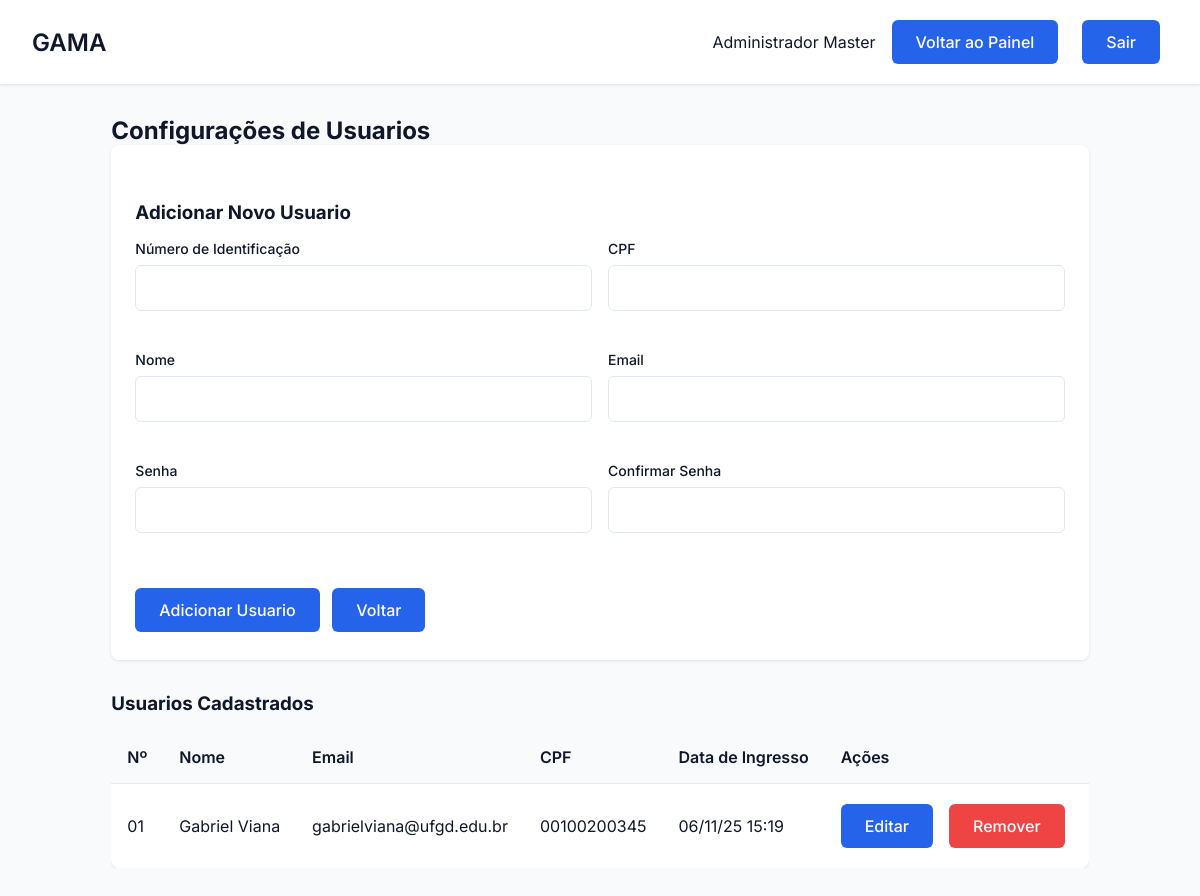
The app's page /usuario/config_usuarios (signed in), older data.
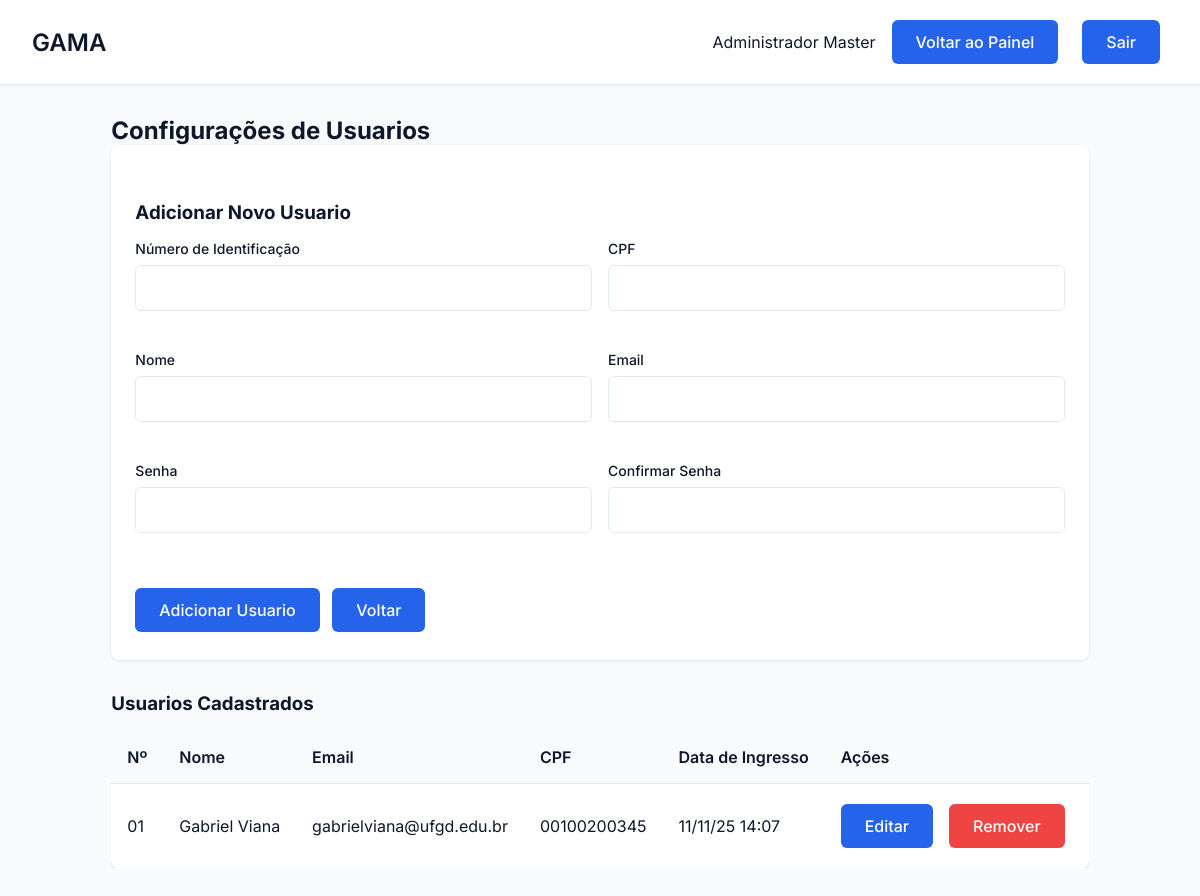
The same page, newer data.
### tables this page shows
CREATE TABLE Usuario (
        id_usuario TEXT PRIMARY KEY,
        cpf_usuario TEXT NOT NULL,
        nome TEXT NOT NULL,
        email TEXT NOT NULL,
        senha TEXT NOT NULL,
        tipo TEXT NOT NULL CHECK (tipo IN ('administrador', 'usuario')),
        data_ingresso DATETIME NOT NULL,
        data_saida DATETIME
    );

### gama/routes/usuario_routes.py (the view, shortened to what this page needs)
@usuario_bp.route('/config_usuarios', methods=['GET', 'POST'])
def config_usuarios():
    if 'usuario_id' not in session or session.get('tipo') != 'administrador':
        flash('Acesso negado.', 'error')
        return redirect(url_for('auth.login'))
    usuarios_originais = Usuario.get_all()
    usuarios_processados = []
    for usuario_tupla in usuarios_originais:
        usuario_lista = list(usuario_tupla)
        data_ingresso = usuario_lista[6]
        if isinstance(data_ingresso, str):
            try:
                usuario_lista[6] = datetime.strptime(data_ingresso.split('.')[0], '%Y-%m-%d %H:%M:%S')
            except ValueError:
                print(f"AVISO: Não foi possível converter a data '{data_ingresso}' para o usuario {usuario_lista[0]}.")
                usuario_lista[6] = data_ingresso
        usuarios_processados.append(tuple(usuario_lista))
    return render_template('config_usuarios.html', usuarios=usuarios_processados, nome=session.get('nome'))

### app.py (called while the page is built)
@app.before_request
def make_session_permanent():
    session.permanent = True

### gama/database/database.py (called while the page is built)
def conectar():
    diretorio_db = "gama/database"
    if not os.path.exists(diretorio_db):
        os.makedirs(diretorio_db)
    return sqlite3.connect(f"{diretorio_db}/editais.db")

### gama/models/usuario.py (called while the page is built)
    @staticmethod
    def get_all():
        conn = conectar()
        cursor = conn.cursor()
        try:
            cursor.execute("SELECT * FROM Usuario WHERE tipo = 'usuario'")
            return cursor.fetchall()
        except sqlite3.Error as e:
            print(f"Erro ao buscar usuários: {e}")
            return []
        finally:
            conn.close()

### gama/templates/config_usuarios.html (shortened to what the changed rows need)
<!DOCTYPE html>
<html lang="pt-BR">
<head>
    <link rel="stylesheet" href="{{ url_for('static', filename='css/estilo.css') }}">
    <link rel="stylesheet" href="{{ url_for('static', filename='css/usuarios.css') }}">
    <link rel="stylesheet" href="{{ url_for('static', filename='css/dashboard.css') }}">
    <link rel="stylesheet" href="https://cdnjs.cloudflare.com/ajax/libs/font-awesome/6.5.0/css/all.min.css">
</head>
<body>
    <div class="dashboard">
        <header class="dashboard-header">
            <nav class="dashboard-nav container">
                <h1 class="dashboard-title">GAMA</h1>
            </nav>
        </header>
        <main class="dashboard-content container">
            <h2>Configurações de Usuarios</h2>
            <div class="tabela-container">
                <table class="table">
                    <thead>
                        <tr>
                            <th>Nº</th>
                            <th>Nome</th>
                            <th>Email</th>
                            <th>CPF</th>
                            <th>Data de Ingresso</th>
                            <th>Ações</th>
                        </tr>
                    </thead>
                    <tbody>
                        {% for usuario in usuarios %}
                        <tr>
                            <td>{{ usuario[0] }}</td>
                            <td>{{ usuario[2] }}</td>
                            <td>{{ usuario[3] }}</td>
                            <td>{{ usuario[1] }}</td>
                            <td>{{ usuario[6].strftime('%d/%m/%y %H:%M') }}</td>
                            <td class="acoes">
                                <button class="btn btn-secundario" onclick="openEditModal('{{ usuario[0] }}', '{{ usuario[2] }}', '{{ usuario[3] }}', '{{ usuario[1] }}')">Editar</button>
                                <form action="{{ url_for('usuarios.remover_usuario', id_usuario=usuario[0]) }}" method="POST" class="inline-form" onsubmit="return confirm('Tem certeza que deseja remover este usuario?');">
                                    <button type="submit" class="btn btn-perigo">Remover</button>
                                </form>
                            </td>
                        </tr>
                        {% endfor %}
                    </tbody>
                </table>
            </div>
        </main>
    </div>
</body>
</html>

Row changes from the older to the newer data that the page shows:
changed Usuario "Gabriel Viana": usuario "06/11/25 15:19" → "11/11/25 14:07"
